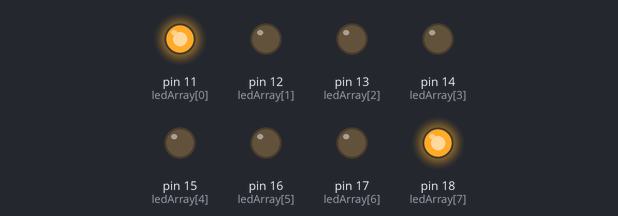
The sketch below on a simulated Arduino Uno, built with avr-gcc and run on an emulated ATmega328P. Shown: output pins drawn as LEDs (lit = HIGH).

Above: at 0.05 s.
At 0.35 s:
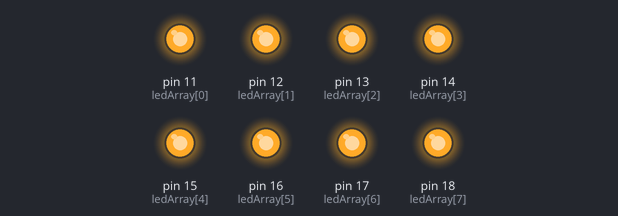
At 0.75 s:
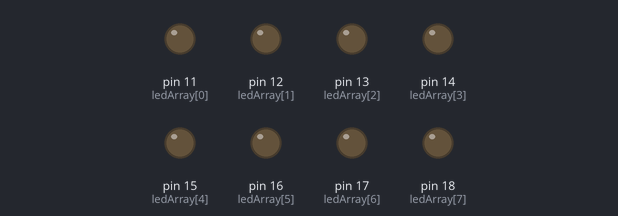
At 1.35 s:
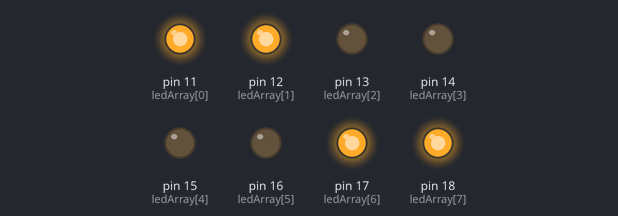
At 2.85 s:
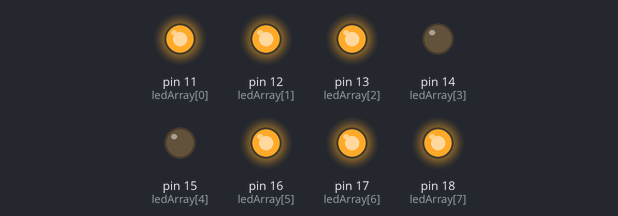
Timing chart, 0 to 3.1 s (numbered marks = the images above):
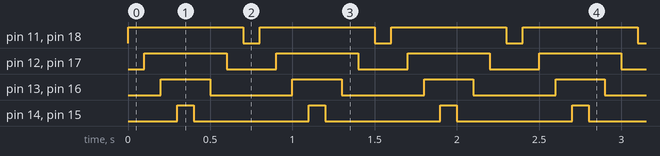

Measured:
- by itself, pin 11 (ledArray[0]), pin 18 (ledArray[7]): alternates HIGH for 0.70 s and LOW for 0.10 s
- by itself, pin 12 (ledArray[1]), pin 17 (ledArray[6]): alternates HIGH for 0.50 s and LOW for 0.30 s
- by itself, pin 13 (ledArray[2]), pin 16 (ledArray[5]): alternates HIGH for 0.30 s and LOW for 0.50 s
- by itself, pin 14 (ledArray[3]), pin 15 (ledArray[4]): alternates HIGH for 0.10 s and LOW for 0.70 s

The sketch:

_01_dancing_light_1.ino
```cpp
uint8_t ledArray[8] = {
  11,12,13,14,15,16,17,18};
uint16_t delay_master = 100;

void setup()
{
  for (int i=0; i<8; i++)
  {
    pinMode(ledArray[i], OUTPUT);
  }
}

void ledArray_blink()
{
  int j;
  for (int i=0; i<=3; i++)
  {
    j = (7 - i);
    digitalWrite(ledArray[i], HIGH);
    digitalWrite(ledArray[j], HIGH);
    delay(delay_master);
  }
  for (int i=4; i<=7; i++)
  {
    j = (7 - i);
    digitalWrite(ledArray[i], LOW);
    digitalWrite(ledArray[j], LOW);
    delay(delay_master);
  }
}

void loop()
{
  ledArray_blink();
}
```
